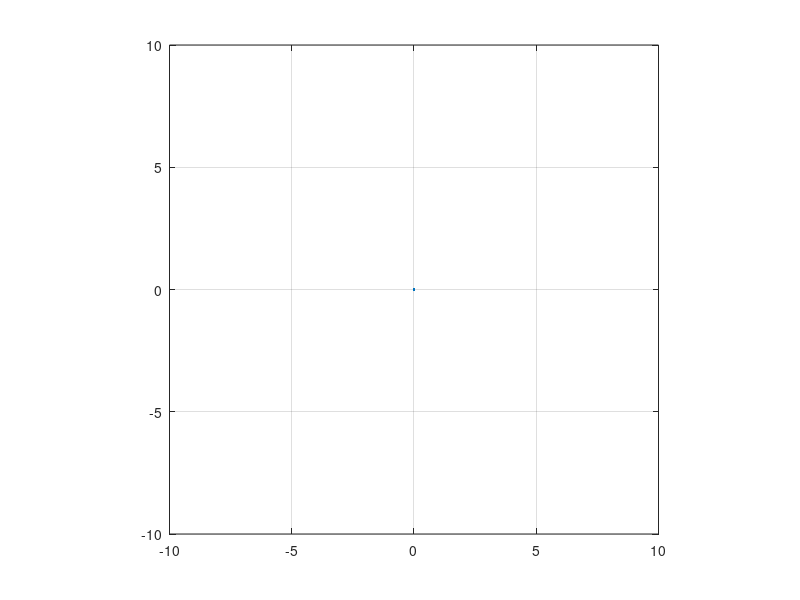

Write the MATLAB code that produced this figure. (Note: this script raises an error after producing the figure.)
clear all;
plot(0,0)
xlim([-10 10])
ylim([-10 10])
axis square
grid on
hold on 
looper=true;
fprintf('Please click a point for the center of the circle\n ')
[xcenter,ycenter] = ginput(1);
pl1 = plot(xcenter,ycenter,'+k');
while looper==true
fprintf('Please click a point for the radius of the circle\n')
[x2,y2]= ginput(1);
r = distance(xcenter,ycenter,x2,y2);
if (xcenter+r)>10||(xcenter-r)<-10||(ycenter+r)>10||(ycenter-r)<-10
    looper=true;
    pause(.2);
    oops=fprintf('Circle too big please try again in the bounds\n');
    
else
    looper=false;
end
end    
[xf,y]=Circlecreate(xcenter,ycenter,r);
circle=plot(xf,y,'b','Linewidth',2);
fprintf('Please click a point for the direction and velocity\n')
[xdir,ydir]=ginput(1);
pl3=plot([xcenter,xdir],[ycenter,ydir],'-._r');
N=10;
dx=(xdir-xcenter)/N;
dy=(ydir-ycenter)/N;
looper=1;
circlecolor='b';
while looper==1
    pause(.09)
   
    if abs(xcenter+dx)+r>=10
        dx=-dx;
        circlecolor='r';
    end
    if abs(ycenter+dy)+r>=10
        dy=-dy;
        circlecolor='r';
    end
    
    xcenter=xcenter+dx;
    ycenter=ycenter+dy;
    
    [xf,y]=Circlecreate(xcenter,ycenter,r);
    delete(pl1);
    delete(pl3);
    delete(circle);
    circle=plot(xf,y,circlecolor,'Linewidth',2);
    circlecolor='b';
end

% function d = distance(xc,yc,x2,y2)
% d=sqrt(((x2-xc)^2)+((y2-yc)^2));
% end 
function [xvals,yvals]=Circlecreate(x,y,r)
theta =0:1:360;
xvals=x+r*cos(theta);
yvals=y+r*sin(theta);

end 








